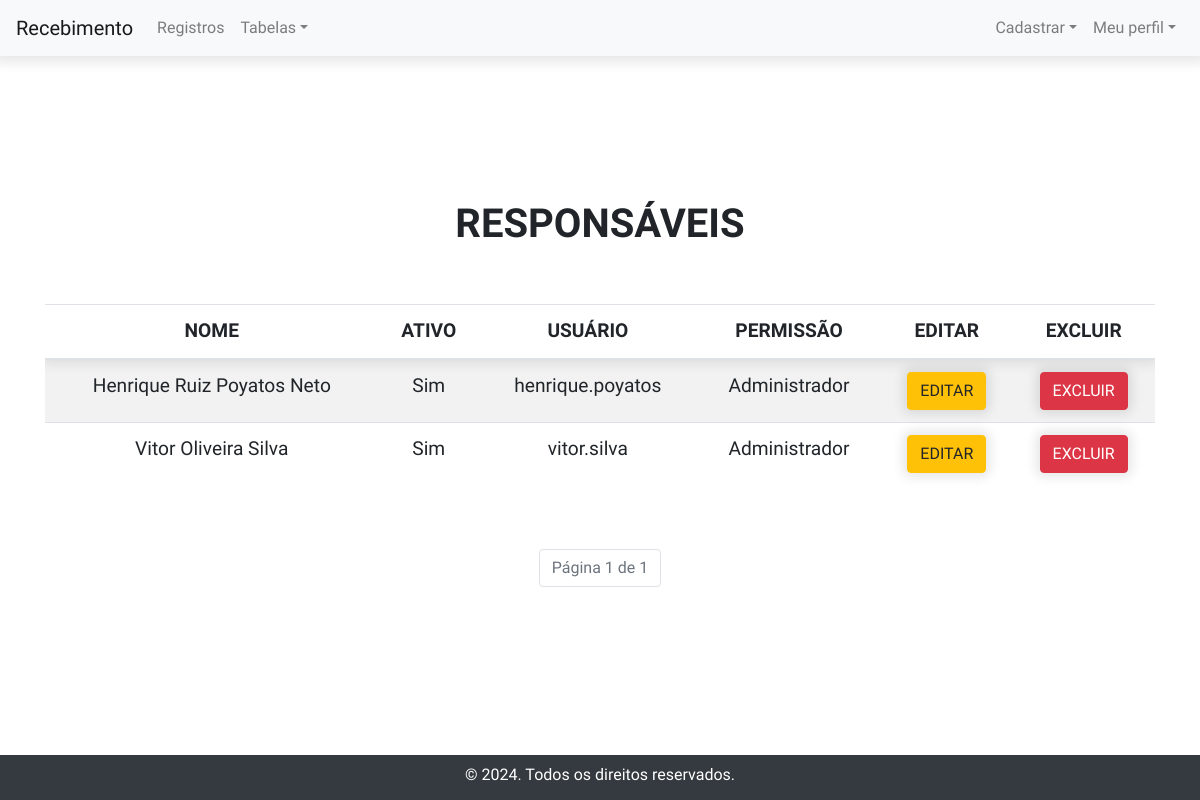
The page /tabela/responsavel (signed in) on the database its author committed.
### Recebimento/models/responsavel_models.py (models this page shows, shortened)
class Responsavel(db.Model, UserMixin):
    id = db.Column(db.Integer, primary_key=True)
    ativo = db.Column(db.Boolean, nullable=False, default=False)
    nome = db.Column(db.String(255), nullable=False)
    usuario = db.Column(db.String(255), unique=True, nullable=False)
    senha_hash = db.Column(db.String(255), nullable=False)
    permissao = db.Column(db.Boolean, nullable=False)
    responsaveis_filial = db.relationship('ResponsavelFilial', backref='responsavel')

### Recebimento/routes/tables_routes.py (the view)
@app.route('/tabela/responsavel')
@login_required
def table_responsaveis():
    page = request.args.get('page', 1, type=int)
    per_page = request.args.get('per_page', 5, type=int)
    responsaveis = Responsavel.query.order_by(desc(Responsavel.id)).paginate(page=page, per_page=per_page, error_out=False)
    return render_template('/tables/responsavel.html', responsaveis=responsaveis)

### Recebimento/__init__.py (called while the page is built)
@login_manager.user_loader
def load_user(user_id):
    return Responsavel.query.get(int(user_id))

### Recebimento/templates/tables/responsavel.html (shortened to what this page needs)
{% extends "base.html" %}
{% set title = "Registros - reponsáveis" %}
{% block content %}
<div class="container">
    <h1 class="text-center">RESPONSÁVEIS</h1>
    <div class="table-responsive">
        <table class="table table-striped">
            <thead>
                <tr>
                    <th>Nome</th>
                    <th>Ativo</th>
                    <th>Usuário</th>
                    <th>Permissão</th>
                    <th>Editar</th>
                    <th>Excluir</th>
                </tr>
            </thead>
            <tbody>
                {% for responsavel in responsaveis %}
                <tr>
                    <td>{{ responsavel.nome }}</td>
                    <td>{{ "Sim" if responsavel.ativo else "Não" }}</td>
                    <td>{{ responsavel.usuario }}</td>
                    <td>{{ "Administrador" if responsavel.permissao else "Usuário" }}</td>
                    <td>
                        <form method="POST" action="/editar_responsavel/{{ responsavel.id }}">
                            <input type="submit" value="Editar" class="btn btn-warning">
                        </form>
                    </td>
                    <td>
                        <form method="POST" action="/excluir_responsavel/{{ responsavel.id }}">
                            <input type="submit" value="Excluir" class="btn btn-danger">
                        </form>
                    </td>
                </tr>
                {% endfor %}
            </tbody>
        </table>
    </div>
    <nav aria-label="Page navigation example">
        <ul class="pagination justify-content-center">
            <li class="page-item disabled"><a class="page-link" href="#">Página {{ responsaveis.page }} de
                    {{ responsaveis.pages }}</a></li>
        </ul>
    </nav>
</div>
{% endblock %}

### Recebimento/static/css/style.css (style rules this page uses)
* { font-family: 'Exo 2', sans-serif; margin: 0; padding: 0; box-sizing: border-box; }
body { display: flex; flex-direction: column; min-height: 100vh; width: 100%; }
h1 { font-weight: 600; text-transform: uppercase; }
input[type=submit] { text-transform: uppercase; font-size: 1rem; box-shadow: 0px 0px 12px 4px rgba(0, 0, 0, .1); transition: font-size .3s ease; }

### Recebimento/static/css/tables.css (style rules this page uses)
.container { width: 100%; height: 100%; display: flex; align-items: center; justify-content: center; text-align: center; flex-direction: column; gap: 3rem; }
thead tr th { text-transform: uppercase; font-size: 1.2rem; font-weight: 2rem; text-align: center; }
thead { box-shadow: 0px 0px 12px 4px rgba(0, 0, 0, .1); }
tbody tr td { font-size: 1.2rem; font-weight: 1.5rem; }

### rows shown on the page
Responsavel: nome "Henrique Ruiz Poyatos Neto", ativo "Sim", usuario "henrique.poyatos", permissao "Administrador"
Responsavel: nome "Vitor Oliveira Silva", ativo "Sim", usuario "vitor.silva", permissao "Administrador"

### other values the page prints
{{ responsaveis.page }} "1"
{{ responsaveis.pages }} "1"
